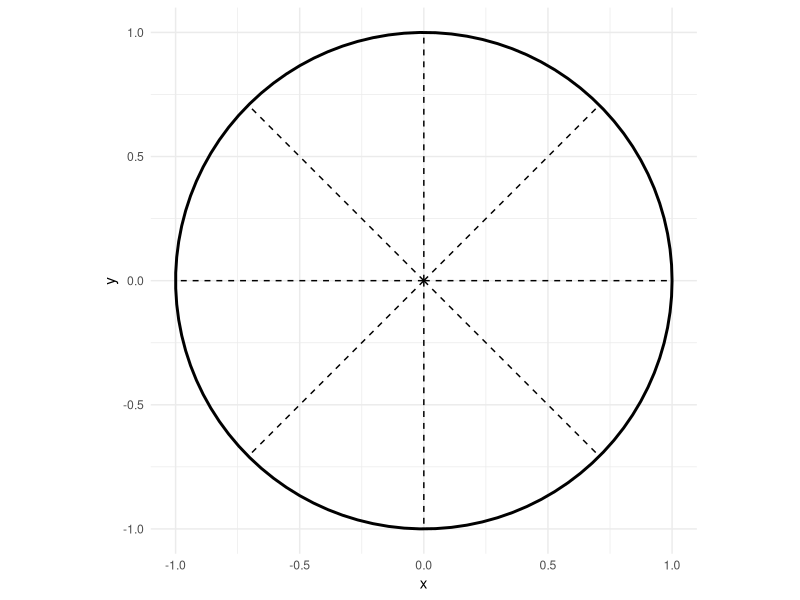

Recreate this plot in R.
## ---- chunk 1
library(ggplot2)
generate_circle <- function(center = c(0, 0), radius = 1, n_points = 100) {
  theta <- seq(0, 2 * pi, length.out = n_points)
  data.frame(
    x = center[1] + radius * cos(theta),
    y = center[2] + radius * sin(theta)
  )
}
circle_data <- generate_circle(center = c(0, 0), radius = 1)

# Generer data til linjerne
generate_lines <- function(center = c(0, 0), radius = 1.5) {
  angles <- seq(0, 2 * pi, length.out = 9)[-9] # Otte vinkler (0, π/4, π/2, ..., 7π/4)
  data.frame(
    x = rep(center[1], each = length(angles)),
    y = rep(center[2], each = length(angles)),
    xend = center[1] + radius * cos(angles),
    yend = center[2] + radius * sin(angles)
  )
}
line_data <- generate_lines(center = c(0, 0), radius = 1)


ggplot() +
  geom_path(data = circle_data, aes(x = x, y = y), size = 1) +
  geom_segment(data = line_data, aes(x = x, y = y, xend = xend, yend = yend), linetype = "dashed") +
  coord_equal() +
  theme_minimal()
